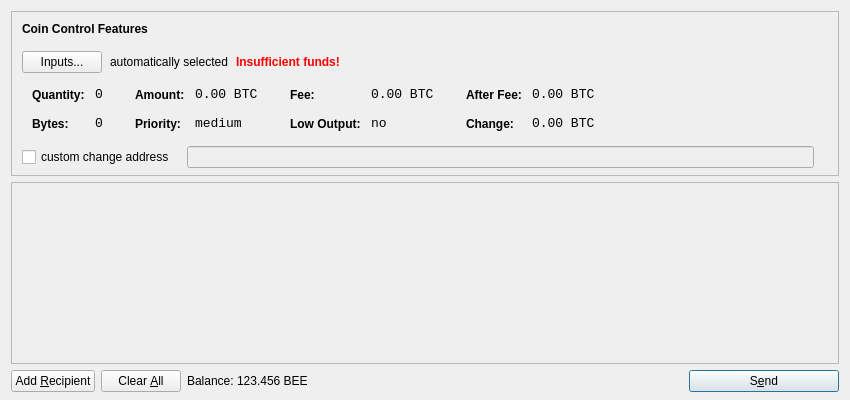
<?xml version="1.0" encoding="UTF-8"?>
<ui version="4.0">
 <class>SendCoinsDialog</class>
 <widget class="QDialog" name="SendCoinsDialog">
  <property name="geometry">
   <rect>
    <x>0</x>
    <y>0</y>
    <width>850</width>
    <height>400</height>
   </rect>
  </property>
  <property name="windowTitle">
   <string>Send Coins</string>
  </property>
  <layout class="QVBoxLayout" name="verticalLayout" stretch="0,1,0">
   <property name="bottomMargin">
    <number>8</number>
   </property>
   <item>
    <widget class="QFrame" name="frameCoinControl">
     <property name="sizePolicy">
      <sizepolicy hsizetype="Expanding" vsizetype="Expanding">
       <horstretch>0</horstretch>
       <verstretch>0</verstretch>
      </sizepolicy>
     </property>
     <property name="maximumSize">
      <size>
       <width>16777215</width>
       <height>16777215</height>
      </size>
     </property>
     <property name="frameShape">
      <enum>QFrame::StyledPanel</enum>
     </property>
     <property name="frameShadow">
      <enum>QFrame::Sunken</enum>
     </property>
     <layout class="QVBoxLayout" name="verticalLayoutCoinControl2">
      <property name="spacing">
       <number>-1</number>
      </property>
      <property name="leftMargin">
       <number>0</number>
      </property>
      <property name="topMargin">
       <number>0</number>
      </property>
      <property name="rightMargin">
       <number>0</number>
      </property>
      <property name="bottomMargin">
       <number>6</number>
      </property>
      <item>
       <layout class="QVBoxLayout" name="verticalLayoutCoinControl" stretch="0,0,0,0,1">
        <property name="spacing">
         <number>0</number>
        </property>
        <property name="leftMargin">
         <number>10</number>
        </property>
        <property name="topMargin">
         <number>10</number>
        </property>
        <item>
         <layout class="QHBoxLayout" name="horizontalLayoutCoinControl1">
          <property name="bottomMargin">
           <number>15</number>
          </property>
          <item>
           <widget class="QLabel" name="labelCoinControlFeatures">
            <property name="sizePolicy">
             <sizepolicy hsizetype="Preferred" vsizetype="Maximum">
              <horstretch>0</horstretch>
              <verstretch>0</verstretch>
             </sizepolicy>
            </property>
            <property name="font">
             <font>
              <weight>75</weight>
              <bold>true</bold>
             </font>
            </property>
            <property name="styleSheet">
             <string notr="true">font-weight:bold;</string>
            </property>
            <property name="text">
             <string>Coin Control Features</string>
            </property>
           </widget>
          </item>
         </layout>
        </item>
        <item>
         <layout class="QHBoxLayout" name="horizontalLayoutCoinControl2" stretch="0,0,0,0">
          <property name="spacing">
           <number>8</number>
          </property>
          <property name="bottomMargin">
           <number>10</number>
          </property>
          <item>
           <widget class="QPushButton" name="pushButtonCoinControl">
            <property name="styleSheet">
             <string notr="true"/>
            </property>
            <property name="text">
             <string>Inputs...</string>
            </property>
           </widget>
          </item>
          <item>
           <widget class="QLabel" name="labelCoinControlAutomaticallySelected">
            <property name="text">
             <string>automatically selected</string>
            </property>
            <property name="margin">
             <number>5</number>
            </property>
           </widget>
          </item>
          <item>
           <widget class="QLabel" name="labelCoinControlInsuffFunds">
            <property name="font">
             <font>
              <weight>75</weight>
              <bold>true</bold>
             </font>
            </property>
            <property name="styleSheet">
             <string notr="true">color:red;font-weight:bold;</string>
            </property>
            <property name="text">
             <string>Insufficient funds!</string>
            </property>
            <property name="margin">
             <number>5</number>
            </property>
           </widget>
          </item>
          <item>
           <spacer name="horizontalSpacerCoinControl">
            <property name="orientation">
             <enum>Qt::Horizontal</enum>
            </property>
            <property name="sizeHint" stdset="0">
             <size>
              <width>40</width>
              <height>1</height>
             </size>
            </property>
           </spacer>
          </item>
         </layout>
        </item>
        <item>
         <widget class="QWidget" name="widgetCoinControl" native="true">
          <property name="sizePolicy">
           <sizepolicy hsizetype="Preferred" vsizetype="Preferred">
            <horstretch>0</horstretch>
            <verstretch>0</verstretch>
           </sizepolicy>
          </property>
          <property name="minimumSize">
           <size>
            <width>0</width>
            <height>0</height>
           </size>
          </property>
          <property name="styleSheet">
           <string notr="true"/>
          </property>
          <layout class="QHBoxLayout" name="horizontalLayoutCoinControl5">
           <property name="margin">
            <number>0</number>
           </property>
           <item>
            <layout class="QHBoxLayout" name="horizontalLayoutCoinControl3" stretch="0,0,0,1">
             <property name="spacing">
              <number>20</number>
             </property>
             <property name="topMargin">
              <number>0</number>
             </property>
             <property name="bottomMargin">
              <number>10</number>
             </property>
             <item>
              <layout class="QFormLayout" name="formLayoutCoinControl1">
               <property name="horizontalSpacing">
                <number>10</number>
               </property>
               <property name="verticalSpacing">
                <number>14</number>
               </property>
               <property name="leftMargin">
                <number>10</number>
               </property>
               <property name="topMargin">
                <number>4</number>
               </property>
               <property name="rightMargin">
                <number>6</number>
               </property>
               <item row="0" column="0">
                <widget class="QLabel" name="labelCoinControlQuantityText">
                 <property name="styleSheet">
                  <string notr="true">font-weight:bold;</string>
                 </property>
                 <property name="text">
                  <string>Quantity:</string>
                 </property>
                 <property name="margin">
                  <number>0</number>
                 </property>
                </widget>
               </item>
               <item row="0" column="1">
                <widget class="QLabel" name="labelCoinControlQuantity">
                 <property name="font">
                  <font>
                   <family>Monospace</family>
                   <pointsize>10</pointsize>
                  </font>
                 </property>
                 <property name="cursor">
                  <cursorShape>IBeamCursor</cursorShape>
                 </property>
                 <property name="contextMenuPolicy">
                  <enum>Qt::ActionsContextMenu</enum>
                 </property>
                 <property name="text">
                  <string notr="true">0</string>
                 </property>
                 <property name="margin">
                  <number>0</number>
                 </property>
                 <property name="textInteractionFlags">
                  <set>Qt::LinksAccessibleByMouse|Qt::TextSelectableByKeyboard|Qt::TextSelectableByMouse</set>
                 </property>
                </widget>
               </item>
               <item row="1" column="0">
                <widget class="QLabel" name="labelCoinControlBytesText">
                 <property name="styleSheet">
                  <string notr="true">font-weight:bold;</string>
                 </property>
                 <property name="text">
                  <string>Bytes:</string>
                 </property>
                </widget>
               </item>
               <item row="1" column="1">
                <widget class="QLabel" name="labelCoinControlBytes">
                 <property name="font">
                  <font>
                   <family>Monospace</family>
                   <pointsize>10</pointsize>
                  </font>
                 </property>
                 <property name="cursor">
                  <cursorShape>IBeamCursor</cursorShape>
                 </property>
                 <property name="contextMenuPolicy">
                  <enum>Qt::ActionsContextMenu</enum>
                 </property>
                 <property name="text">
                  <string notr="true">0</string>
                 </property>
                 <property name="textInteractionFlags">
                  <set>Qt::LinksAccessibleByMouse|Qt::TextSelectableByKeyboard|Qt::TextSelectableByMouse</set>
                 </property>
                </widget>
               </item>
              </layout>
             </item>
             <item>
              <layout class="QFormLayout" name="formLayoutCoinControl2">
               <property name="horizontalSpacing">
                <number>10</number>
               </property>
               <property name="verticalSpacing">
                <number>14</number>
               </property>
               <property name="leftMargin">
                <number>6</number>
               </property>
               <property name="topMargin">
                <number>4</number>
               </property>
               <property name="rightMargin">
                <number>6</number>
               </property>
               <item row="0" column="0">
                <widget class="QLabel" name="labelCoinControlAmountText">
                 <property name="styleSheet">
                  <string notr="true">font-weight:bold;</string>
                 </property>
                 <property name="text">
                  <string>Amount:</string>
                 </property>
                 <property name="margin">
                  <number>0</number>
                 </property>
                </widget>
               </item>
               <item row="0" column="1">
                <widget class="QLabel" name="labelCoinControlAmount">
                 <property name="font">
                  <font>
                   <family>Monospace</family>
                   <pointsize>10</pointsize>
                  </font>
                 </property>
                 <property name="cursor">
                  <cursorShape>IBeamCursor</cursorShape>
                 </property>
                 <property name="contextMenuPolicy">
                  <enum>Qt::ActionsContextMenu</enum>
                 </property>
                 <property name="text">
                  <string notr="true">0.00 BTC</string>
                 </property>
                 <property name="textInteractionFlags">
                  <set>Qt::LinksAccessibleByMouse|Qt::TextSelectableByKeyboard|Qt::TextSelectableByMouse</set>
                 </property>
                </widget>
               </item>
               <item row="1" column="0">
                <widget class="QLabel" name="labelCoinControlPriorityText">
                 <property name="styleSheet">
                  <string notr="true">font-weight:bold;</string>
                 </property>
                 <property name="text">
                  <string>Priority:</string>
                 </property>
                </widget>
               </item>
               <item row="1" column="1">
                <widget class="QLabel" name="labelCoinControlPriority">
                 <property name="font">
                  <font>
                   <family>Monospace</family>
                   <pointsize>10</pointsize>
                  </font>
                 </property>
                 <property name="cursor">
                  <cursorShape>IBeamCursor</cursorShape>
                 </property>
                 <property name="contextMenuPolicy">
                  <enum>Qt::ActionsContextMenu</enum>
                 </property>
                 <property name="text">
                  <string>medium</string>
                 </property>
                 <property name="textInteractionFlags">
                  <set>Qt::LinksAccessibleByMouse|Qt::TextSelectableByKeyboard|Qt::TextSelectableByMouse</set>
                 </property>
                </widget>
               </item>
              </layout>
             </item>
             <item>
              <layout class="QFormLayout" name="formLayoutCoinControl3">
               <property name="horizontalSpacing">
                <number>10</number>
               </property>
               <property name="verticalSpacing">
                <number>14</number>
               </property>
               <property name="leftMargin">
                <number>6</number>
               </property>
               <property name="topMargin">
                <number>4</number>
               </property>
               <property name="rightMargin">
                <number>6</number>
               </property>
               <item row="0" column="0">
                <widget class="QLabel" name="labelCoinControlFeeText">
                 <property name="styleSheet">
                  <string notr="true">font-weight:bold;</string>
                 </property>
                 <property name="text">
                  <string>Fee:</string>
                 </property>
                 <property name="margin">
                  <number>0</number>
                 </property>
                </widget>
               </item>
               <item row="0" column="1">
                <widget class="QLabel" name="labelCoinControlFee">
                 <property name="font">
                  <font>
                   <family>Monospace</family>
                   <pointsize>10</pointsize>
                  </font>
                 </property>
                 <property name="cursor">
                  <cursorShape>IBeamCursor</cursorShape>
                 </property>
                 <property name="contextMenuPolicy">
                  <enum>Qt::ActionsContextMenu</enum>
                 </property>
                 <property name="text">
                  <string notr="true">0.00 BTC</string>
                 </property>
                 <property name="textInteractionFlags">
                  <set>Qt::LinksAccessibleByMouse|Qt::TextSelectableByKeyboard|Qt::TextSelectableByMouse</set>
                 </property>
                </widget>
               </item>
               <item row="1" column="0">
                <widget class="QLabel" name="labelCoinControlLowOutputText">
                 <property name="styleSheet">
                  <string notr="true">font-weight:bold;</string>
                 </property>
                 <property name="text">
                  <string>Low Output:</string>
                 </property>
                </widget>
               </item>
               <item row="1" column="1">
                <widget class="QLabel" name="labelCoinControlLowOutput">
                 <property name="font">
                  <font>
                   <family>Monospace</family>
                   <pointsize>10</pointsize>
                  </font>
                 </property>
                 <property name="cursor">
                  <cursorShape>IBeamCursor</cursorShape>
                 </property>
                 <property name="contextMenuPolicy">
                  <enum>Qt::ActionsContextMenu</enum>
                 </property>
                 <property name="text">
                  <string>no</string>
                 </property>
                 <property name="textInteractionFlags">
                  <set>Qt::LinksAccessibleByMouse|Qt::TextSelectableByKeyboard|Qt::TextSelectableByMouse</set>
                 </property>
                </widget>
               </item>
              </layout>
             </item>
             <item>
              <layout class="QFormLayout" name="formLayoutCoinControl4">
               <property name="horizontalSpacing">
                <number>10</number>
               </property>
               <property name="verticalSpacing">
                <number>14</number>
               </property>
               <property name="leftMargin">
                <number>6</number>
               </property>
               <property name="topMargin">
                <number>4</number>
               </property>
               <property name="rightMargin">
                <number>6</number>
               </property>
               <item row="0" column="0">
                <widget class="QLabel" name="labelCoinControlAfterFeeText">
                 <property name="styleSheet">
                  <string notr="true">font-weight:bold;</string>
                 </property>
                 <property name="text">
                  <string>After Fee:</string>
                 </property>
                 <property name="margin">
                  <number>0</number>
                 </property>
                </widget>
               </item>
               <item row="0" column="1">
                <widget class="QLabel" name="labelCoinControlAfterFee">
                 <property name="font">
                  <font>
                   <family>Monospace</family>
                   <pointsize>10</pointsize>
                  </font>
                 </property>
                 <property name="cursor">
                  <cursorShape>IBeamCursor</cursorShape>
                 </property>
                 <property name="contextMenuPolicy">
                  <enum>Qt::ActionsContextMenu</enum>
                 </property>
                 <property name="text">
                  <string notr="true">0.00 BTC</string>
                 </property>
                 <property name="textInteractionFlags">
                  <set>Qt::LinksAccessibleByMouse|Qt::TextSelectableByKeyboard|Qt::TextSelectableByMouse</set>
                 </property>
                </widget>
               </item>
               <item row="1" column="0">
                <widget class="QLabel" name="labelCoinControlChangeText">
                 <property name="styleSheet">
                  <string notr="true">font-weight:bold;</string>
                 </property>
                 <property name="text">
                  <string>Change:</string>
                 </property>
                </widget>
               </item>
               <item row="1" column="1">
                <widget class="QLabel" name="labelCoinControlChange">
                 <property name="font">
                  <font>
                   <family>Monospace</family>
                   <pointsize>10</pointsize>
                  </font>
                 </property>
                 <property name="cursor">
                  <cursorShape>IBeamCursor</cursorShape>
                 </property>
                 <property name="contextMenuPolicy">
                  <enum>Qt::ActionsContextMenu</enum>
                 </property>
                 <property name="text">
                  <string notr="true">0.00 BTC</string>
                 </property>
                 <property name="textInteractionFlags">
                  <set>Qt::LinksAccessibleByMouse|Qt::TextSelectableByKeyboard|Qt::TextSelectableByMouse</set>
                 </property>
                </widget>
               </item>
              </layout>
             </item>
            </layout>
           </item>
          </layout>
         </widget>
        </item>
        <item>
         <layout class="QHBoxLayout" name="horizontalLayoutCoinControl4" stretch="0,0,0">
          <property name="spacing">
           <number>12</number>
          </property>
          <property name="sizeConstraint">
           <enum>QLayout::SetDefaultConstraint</enum>
          </property>
          <property name="topMargin">
           <number>5</number>
          </property>
          <property name="rightMargin">
           <number>5</number>
          </property>
          <item>
           <widget class="QCheckBox" name="checkBoxCoinControlChange">
            <property name="text">
             <string>custom change address</string>
            </property>
           </widget>
          </item>
          <item>
           <widget class="QLineEdit" name="lineEditCoinControlChange">
            <property name="enabled">
             <bool>false</bool>
            </property>
            <property name="sizePolicy">
             <sizepolicy hsizetype="Expanding" vsizetype="Fixed">
              <horstretch>0</horstretch>
              <verstretch>0</verstretch>
             </sizepolicy>
            </property>
           </widget>
          </item>
          <item>
           <widget class="QLabel" name="labelCoinControlChangeLabel">
            <property name="sizePolicy">
             <sizepolicy hsizetype="Preferred" vsizetype="Expanding">
              <horstretch>0</horstretch>
              <verstretch>0</verstretch>
             </sizepolicy>
            </property>
            <property name="minimumSize">
             <size>
              <width>0</width>
              <height>0</height>
             </size>
            </property>
            <property name="text">
             <string/>
            </property>
            <property name="margin">
             <number>3</number>
            </property>
           </widget>
          </item>
         </layout>
        </item>
        <item>
         <spacer name="verticalSpacerCoinControl">
          <property name="orientation">
           <enum>Qt::Vertical</enum>
          </property>
          <property name="sizeHint" stdset="0">
           <size>
            <width>800</width>
            <height>1</height>
           </size>
          </property>
         </spacer>
        </item>
       </layout>
      </item>
     </layout>
    </widget>
   </item>
   <item>
    <widget class="QScrollArea" name="scrollArea">
     <property name="widgetResizable">
      <bool>true</bool>
     </property>
     <widget class="QWidget" name="scrollAreaWidgetContents">
      <property name="geometry">
       <rect>
        <x>0</x>
        <y>0</y>
        <width>830</width>
        <height>165</height>
       </rect>
      </property>
      <layout class="QVBoxLayout" name="verticalLayout_2">
       <property name="margin">
        <number>0</number>
       </property>
       <item>
        <layout class="QVBoxLayout" name="entries">
         <property name="spacing">
          <number>6</number>
         </property>
        </layout>
       </item>
       <item>
        <spacer name="verticalSpacer">
         <property name="orientation">
          <enum>Qt::Vertical</enum>
         </property>
         <property name="sizeHint" stdset="0">
          <size>
           <width>20</width>
           <height>40</height>
          </size>
         </property>
        </spacer>
       </item>
      </layout>
     </widget>
    </widget>
   </item>
   <item>
    <layout class="QHBoxLayout" name="horizontalLayout">
     <item>
      <widget class="QPushButton" name="addButton">
       <property name="toolTip">
        <string>Send to multiple recipients at once</string>
       </property>
       <property name="text">
        <string>Add &amp;Recipient</string>
       </property>
       <property name="icon">
        <iconset resource="../bitcoin.qrc">
         <normaloff>:/icons/add</normaloff>:/icons/add</iconset>
       </property>
       <property name="autoDefault">
        <bool>false</bool>
       </property>
      </widget>
     </item>
     <item>
      <widget class="QPushButton" name="clearButton">
       <property name="sizePolicy">
        <sizepolicy hsizetype="Minimum" vsizetype="Fixed">
         <horstretch>0</horstretch>
         <verstretch>0</verstretch>
        </sizepolicy>
       </property>
       <property name="toolTip">
        <string>Remove all transaction fields</string>
       </property>
       <property name="text">
        <string>Clear &amp;All</string>
       </property>
       <property name="icon">
        <iconset resource="../bitcoin.qrc">
         <normaloff>:/icons/remove</normaloff>:/icons/remove</iconset>
       </property>
       <property name="autoRepeatDelay">
        <number>300</number>
       </property>
       <property name="autoDefault">
        <bool>false</bool>
       </property>
      </widget>
     </item>
     <item>
      <layout class="QHBoxLayout" name="horizontalLayout_2">
       <property name="spacing">
        <number>3</number>
       </property>
       <item>
        <widget class="QLabel" name="label">
         <property name="text">
          <string>Balance:</string>
         </property>
        </widget>
       </item>
       <item>
        <widget class="QLabel" name="labelBalance">
         <property name="cursor">
          <cursorShape>IBeamCursor</cursorShape>
         </property>
         <property name="text">
          <string>123.456 BEE</string>
         </property>
         <property name="textInteractionFlags">
          <set>Qt::LinksAccessibleByMouse|Qt::TextSelectableByKeyboard|Qt::TextSelectableByMouse</set>
         </property>
        </widget>
       </item>
      </layout>
     </item>
     <item>
      <spacer name="horizontalSpacer">
       <property name="orientation">
        <enum>Qt::Horizontal</enum>
       </property>
       <property name="sizeHint" stdset="0">
        <size>
         <width>40</width>
         <height>20</height>
        </size>
       </property>
      </spacer>
     </item>
     <item>
      <widget class="QPushButton" name="sendButton">
       <property name="minimumSize">
        <size>
         <width>150</width>
         <height>0</height>
        </size>
       </property>
       <property name="toolTip">
        <string>Confirm the send action</string>
       </property>
       <property name="text">
        <string>S&amp;end</string>
       </property>
       <property name="icon">
        <iconset resource="../bitcoin.qrc">
         <normaloff>:/icons/send</normaloff>:/icons/send</iconset>
       </property>
       <property name="default">
        <bool>true</bool>
       </property>
      </widget>
     </item>
    </layout>
   </item>
  </layout>
 </widget>
 <resources>
  <include location="../bitcoin.qrc"/>
 </resources>
 <connections/>
</ui>
